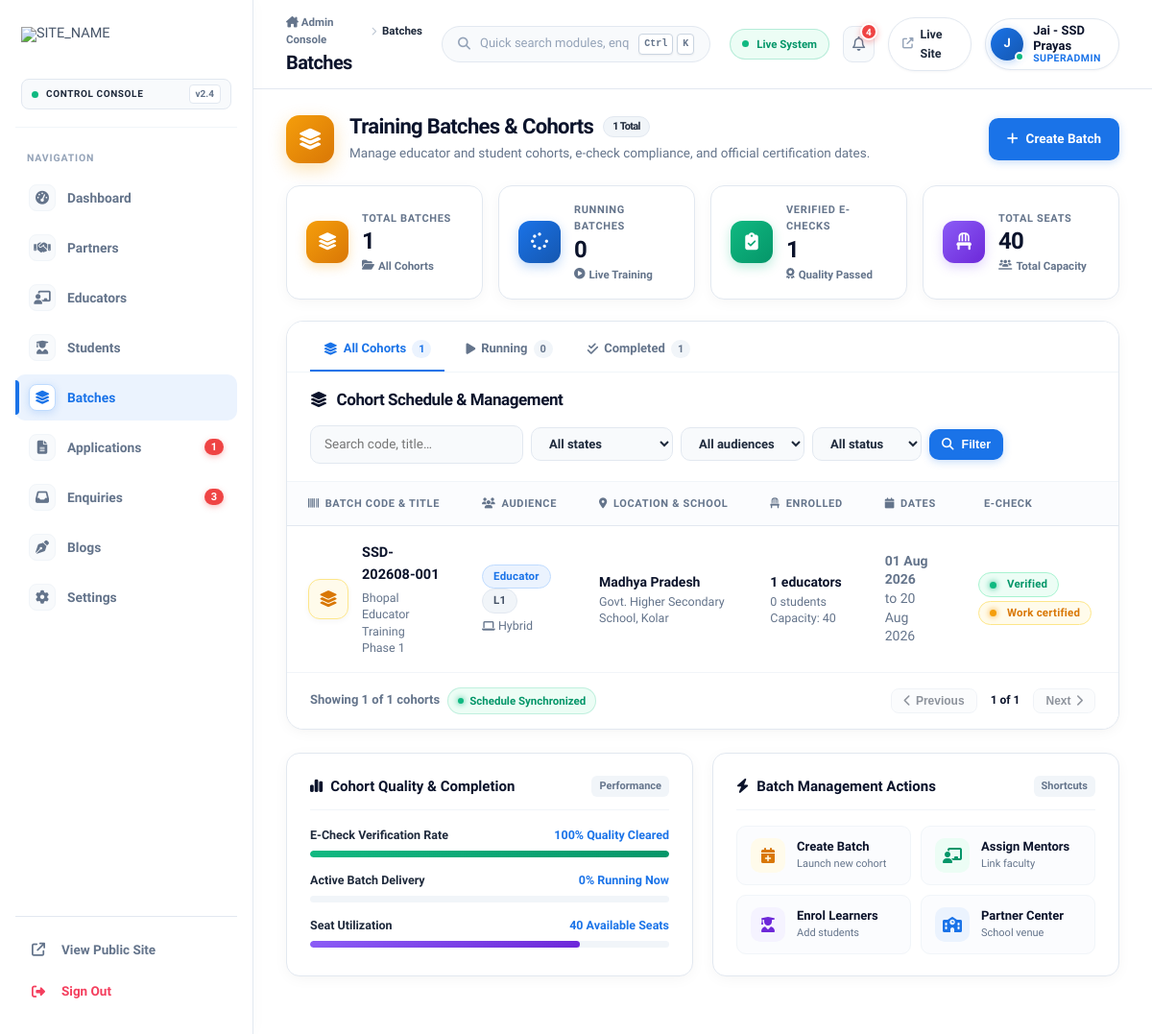
The app's page /adminpanelweb/batches.php (signed in) with its own data.
### tables this page shows
CREATE TABLE `batches` (
  `id` int(11) NOT NULL AUTO_INCREMENT,
  `batch_code` varchar(60) NOT NULL,
  `title` varchar(180) DEFAULT NULL,
  `audience` enum('student','educator','professional') DEFAULT 'educator',
  `level` enum('L1','L2','NA') DEFAULT 'L1',
  `mode` enum('online','offline','hybrid') DEFAULT 'offline',
  `state_id` int(11) DEFAULT NULL,
  `partner_id` int(11) DEFAULT NULL,
  `start_date` date DEFAULT NULL,
  `end_date` date DEFAULT NULL,
  `total_seats` int(11) DEFAULT 0,
  `echeck_status` enum('pending','in_review','verified','rejected') DEFAULT 'pending',
  `echeck_date` date DEFAULT NULL,
  `is_work_certified` tinyint(1) DEFAULT 0,
  `certified_on` date DEFAULT NULL,
  `status` enum('planned','running','completed','cancelled') DEFAULT 'planned',
  `remarks` text DEFAULT NULL,
  `created_at` timestamp NOT NULL DEFAULT current_timestamp(),
  PRIMARY KEY (`id`),
  UNIQUE KEY `batch_code` (`batch_code`),
  KEY `idx_batch_state` (`state_id`),
  KEY `idx_batch_partner` (`partner_id`),
  CONSTRAINT `fk_batch_partner` FOREIGN KEY (`partner_id`) REFERENCES `partners` (`id`) ON DELETE SET NULL,
  CONSTRAINT `fk_batch_state` FOREIGN KEY (`state_id`) REFERENCES `states` (`id`) ON DELETE SET NULL
);

CREATE TABLE `states` (
  `id` int(11) NOT NULL AUTO_INCREMENT,
  `name` varchar(80) NOT NULL,
  `code` varchar(10) DEFAULT NULL,
  `is_active` tinyint(1) DEFAULT 1,
  `sort_order` int(11) DEFAULT 0,
  PRIMARY KEY (`id`),
  UNIQUE KEY `name` (`name`)
);

CREATE TABLE `partners` (
  `id` int(11) NOT NULL AUTO_INCREMENT,
  `name` varchar(180) NOT NULL,
  `partner_type` enum('school','government','institute','corporate','ngo','other') DEFAULT 'school',
  `state_id` int(11) DEFAULT NULL,
  `district` varchar(120) DEFAULT NULL,
  `city` varchar(120) DEFAULT NULL,
  `contact_person` varchar(120) DEFAULT NULL,
  `phone` varchar(30) DEFAULT NULL,
  `email` varchar(150) DEFAULT NULL,
  `address` text DEFAULT NULL,
  `schools_count` int(11) DEFAULT 0,
  `students_count` int(11) DEFAULT 0,
  `mou_signed` tinyint(1) DEFAULT 0,
  `mou_date` date DEFAULT NULL,
  `status` enum('active','pending','inactive') DEFAULT 'active',
  `notes` text DEFAULT NULL,
  `created_at` timestamp NOT NULL DEFAULT current_timestamp(),
  PRIMARY KEY (`id`),
  KEY `idx_partner_state` (`state_id`),
  CONSTRAINT `fk_partner_state` FOREIGN KEY (`state_id`) REFERENCES `states` (`id`) ON DELETE SET NULL
);

### includes/functions.php (called while the page is built, shortened)
<?php
function e($value) {
    return htmlspecialchars((string)$value, ENT_QUOTES, 'UTF-8');
}
function rows(PDO $pdo, $sql, $params = []) {
    try {
        $stmt = $pdo->prepare($sql);
        $stmt->execute($params);
        return $stmt->fetchAll();
    } catch (PDOException $e) {
        error_log('rows() failed: ' . $e->getMessage());
        return [];
    }
}

### adminpanelweb/batches.php (the view, shortened to what this page needs)
<?php
require_once __DIR__ . '/_auth.php';
    ?>
    <?php
$q          = trim($_GET['q'] ?? '');
$f_status   = $_GET['status'] ?? '';
$where = ['1=1'];
$args  = [];
$w = implode(' AND ', $where);
$list = rows($pdo, "SELECT b.*, s.name AS state_name, p.name AS partner_name,
                           (SELECT COUNT(*) FROM educators e WHERE e.batch_id = b.id) AS educator_count,
                           (SELECT COUNT(*) FROM students  st WHERE st.batch_id = b.id) AS student_count
                    FROM batches b
                    LEFT JOIN states   s ON s.id = b.state_id
                    LEFT JOIN partners p ON p.id = b.partner_id
                    WHERE $w ORDER BY b.created_at DESC", $args);
include __DIR__ . '/_layout.php';
$tot_batches   = count($list);
$tot_running   = count(array_filter($list, fn($b) => $b['status'] === 'running'));
$tot_verified  = count(array_filter($list, fn($b) => ($b['echeck_status'] ?? '') === 'verified'));
$tot_seats     = array_sum(array_column($list, 'total_seats'));
$echeck_badge = ['pending' => 'b-grey', 'in_review' => 'b-yellow', 'verified' => 'b-green', 'rejected' => 'b-red'];
?>
<div class="mod-hero-strip">
  <div class="mod-hero-left">
    <div class="mod-hero-icon mhi-amber">
      <i class="fas fa-layer-group"></i>
    </div>
    <div>
      <h2 class="mod-hero-title">
        Training Batches & Cohorts
        <span class="mod-hero-badge"><?= $tot_batches ?> Total</span>
      </h2>
      <p class="mod-hero-sub">Manage educator and student cohorts, e-check compliance, and official certification dates.</p>
    </div>
  </div>
  <div class="mod-hero-actions">
    <a href="batches.php?action=new" class="btn btn-primary"><i class="fas fa-plus"></i> Create Batch</a>
  </div>
</div>
<div class="mod-stats-grid">
  <div class="mod-stat-card">
    <div class="msc-icon msc-amber"><i class="fas fa-layer-group"></i></div>
    <div class="msc-info">
      <span class="msc-label">Total Batches</span>
      <div class="msc-value"><?= number_format($tot_batches) ?></div>
      <div class="msc-sub"><i class="fas fa-folder-open text-amber"></i> All Cohorts</div>
    </div>
  </div>
  <div class="mod-stat-card">
    <div class="msc-icon msc-blue"><i class="fas fa-spinner fa-spin-pulse"></i></div>
    <div class="msc-info">
      <span class="msc-label">Running Batches</span>
      <div class="msc-value"><?= number_format($tot_running) ?></div>
      <div class="msc-sub"><i class="fas fa-circle-play text-brand"></i> Live Training</div>
    </div>
  </div>
  <div class="mod-stat-card">
    <div class="msc-icon msc-green"><i class="fas fa-clipboard-check"></i></div>
    <div class="msc-info">
      <span class="msc-label">Verified E-Checks</span>
      <div class="msc-value"><?= number_format($tot_verified) ?></div>
      <div class="msc-sub"><i class="fas fa-award text-green"></i> Quality Passed</div>
    </div>
  </div>
  <div class="mod-stat-card">
    <div class="msc-icon msc-purple"><i class="fas fa-chair"></i></div>
    <div class="msc-info">
      <span class="msc-label">Total Seats</span>
      <div class="msc-value"><?= number_format($tot_seats) ?></div>
      <div class="msc-sub"><i class="fas fa-users-line text-purple"></i> Total Capacity</div>
    </div>
  </div>
</div>
<div class="card">
  <div class="mod-quick-tabs">
    <a href="batches.php" class="mqt-item <?= ($f_status === '' && $q === '') ? 'is-active' : '' ?>">
      <i class="fas fa-layer-group"></i> All Cohorts <span class="mqt-count"><?= $tot_batches ?></span>
    </a>
    <a href="batches.php?status=running" class="mqt-item <?= $f_status === 'running' ? 'is-active' : '' ?>">
      <i class="fas fa-play"></i> Running <span class="mqt-count"><?= count(array_filter($list, fn($b) => $b['status'] === 'running')) ?></span>
    </a>
    <a href="batches.php?status=completed" class="mqt-item <?= $f_status === 'completed' ? 'is-active' : '' ?>">
      <i class="fas fa-check-double"></i> Completed <span class="mqt-count"><?= count(array_filter($list, fn($b) => $b['status'] === 'completed')) ?></span>
    </a>
  </div>
  <div class="card-head">
    <h2>
      <i class="fas fa-layer-group text-amber" style="font-size:16px"></i>
      Cohort Schedule & Management
    </h2>
    <form method="GET" class="filters">
      <input type="text" name="q" value="<?= e($q) ?>" placeholder="Search code, title…">
      <select name="state">
        <option value="">All states</option>
      </select>
      <select name="audience">
        <option value="">All audiences</option>
      </select>
      <select name="status">
        <option value="">All status</option>
      </select>
      <button class="btn btn-primary btn-sm"><i class="fas fa-magnifying-glass"></i> Filter</button>
    </form>
  </div>
  <?php if (!$list): ?>
    <div class="empty-state">
      <i class="fas fa-layer-group"></i>
      <h3>No batches yet</h3>
      <p>Create a batch to start tracking training and certification.</p>
      <a href="batches.php?action=new" class="btn btn-primary" style="margin-top:14px"><i class="fas fa-plus"></i> Create Batch</a>
    </div>
  <?php else: ?>
    <div class="table-wrap">
      <table class="data">
        <thead>
          <tr>
            <th><i class="fas fa-barcode" style="margin-right:6px"></i>Batch Code & Title</th>
            <th><i class="fas fa-users" style="margin-right:6px"></i>Audience</th>
            <th><i class="fas fa-location-dot" style="margin-right:6px"></i>Location & School</th>
            <th><i class="fas fa-chair" style="margin-right:6px"></i>Enrolled</th>
            <th><i class="fas fa-calendar" style="margin-right:6px"></i>Dates</th>
            <th><i class="fas fa-shield-check" style="margin-right:6px"></i>E-Check</th>
            <th><i class="fas fa-traffic-light" style="margin-right:6px"></i>Status</th>
          </tr>
        </thead>
        <tbody>
          <?php foreach ($list as $r): ?>
            <tr>
              <td>
                <div class="entity-cell">
                  <div class="entity-avatar ea-amber">
                    <i class="fas fa-layer-group"></i>
                  </div>
                  <div>
                    <div class="cell-main"><?= e($r['batch_code']) ?></div>
                    <div class="cell-sub"><?= e($r['title'] ?: '—') ?></div>
                  </div>
                </div>
              </td>
              <td>
                <span class="badge b-blue"><?= e(ucfirst($r['audience'])) ?></span>
                <span class="badge b-grey"><?= e($r['level']) ?></span>
                <div class="cell-sub" style="margin-top:4px"><i class="fas fa-laptop" style="font-size:11px"></i> <?= e(ucfirst($r['mode'])) ?></div>
              </td>
              <td>
                <div style="font-weight:700;color:var(--ink)"><?= e($r['state_name'] ?: '—') ?></div>
                <div class="cell-sub"><?= e($r['partner_name'] ?: 'Independent') ?></div>
              </td>
              <td>
                <div style="font-weight:700;color:var(--ink)"><?= (int)$r['educator_count'] ?> educators</div>
                <div class="cell-sub"><?= (int)$r['student_count'] ?> students</div>
                <?php if ($r['total_seats']): ?><div class="cell-sub">Capacity: <?= (int)$r['total_seats'] ?></div><?php endif; ?>
              </td>
              <td class="cell-sub">
                <strong><?= $r['start_date'] ? date('d M Y', strtotime($r['start_date'])) : '—' ?></strong><br>
                <?= $r['end_date'] ? 'to ' . date('d M Y', strtotime($r['end_date'])) : '' ?>
              </td>
              <td>
                <span class="badge <?= $echeck_badge[$r['echeck_status']] ?? 'b-grey' ?>">
                  <span class="badge-dot"></span><?= e(ucfirst(str_replace('_', ' ', $r['echeck_status']))) ?>
                </span>
                <?php if ($r['is_work_certified']): ?><div style="margin-top:4px"><span class="badge b-yellow"><span class="badge-dot"></span>Work certified</span></div><?php endif; ?>
              </td>
              <td>
              </td>
            </tr>
          <?php endforeach; ?>
        </tbody>
      </table>
    </div>
    <div class="table-footer-bar">
      <div class="tfb-info">
        <span>Showing <strong><?= count($list) ?></strong> of <strong><?= $tot_batches ?></strong> cohorts</span>
        <span class="tfb-sync"><span class="tfb-sync-dot"></span> Schedule Synchronized</span>
      </div>
      <div class="tfb-pager">
        <button class="tfb-btn disabled"><i class="fas fa-chevron-left"></i> Previous</button>
        <span style="font-size:12px;font-weight:700;padding:0 8px;color:var(--ink)">1 of 1</span>
        <button class="tfb-btn disabled">Next <i class="fas fa-chevron-right"></i></button>
      </div>
    </div>
  <?php endif; ?>
</div>
<div class="mod-bottom-grid">
  <div class="mbg-card">
    <div class="mbg-header">
      <div class="mbg-title"><i class="fas fa-chart-simple text-amber"></i> Cohort Quality & Completion</div>
      <span class="mbg-tag">Performance</span>
    </div>
    <div class="mbg-metric-row">
      <div class="mmr-item">
        <div class="mmr-label-bar">
          <span>E-Check Verification Rate</span>
          <span class="mmr-val"><?= $tot_batches > 0 ? round(($tot_verified / $tot_batches) * 100) : 0 ?>% Quality Cleared</span>
        </div>
        <div class="mmr-bar-track">
          <div class="mmr-bar-fill fill-green" style="width: <?= $tot_batches > 0 ? round(($tot_verified / $tot_batches) * 100) : 0 ?>%"></div>
        </div>
      </div>
      <div class="mmr-item">
        <div class="mmr-label-bar">
          <span>Active Batch Delivery</span>
          <span class="mmr-val"><?= $tot_batches > 0 ? round(($tot_running / $tot_batches) * 100) : 0 ?>% Running Now</span>
        </div>
        <div class="mmr-bar-track">
        </div>
      </div>
      <div class="mmr-item">
        <div class="mmr-label-bar">
          <span>Seat Utilization</span>
          <span class="mmr-val"><?= number_format($tot_seats) ?> Available Seats</span>
        </div>
        <div class="mmr-bar-track">
          <div class="mmr-bar-fill fill-purple" style="width: 75%"></div>
        </div>
      </div>
    </div>
  </div>
  <div class="mbg-card">
    <div class="mbg-header">
      <div class="mbg-title"><i class="fas fa-bolt text-amber"></i> Batch Management Actions</div>
      <span class="mbg-tag">Shortcuts</span>
    </div>
    <div class="quick-links-grid">
      <a href="batches.php?action=new" class="qlg-item">
        <div class="qlg-icon qi-amber"><i class="fas fa-calendar-plus"></i></div>
        <div class="qlg-text">
          <span class="qlg-name">Create Batch</span>
          <span class="qlg-desc">Launch new cohort</span>
        </div>
      </a>
      <a href="educators.php" class="qlg-item">
        <div class="qlg-icon qi-green"><i class="fas fa-chalkboard-user"></i></div>
        <div class="qlg-text">
          <span class="qlg-name">Assign Mentors</span>
          <span class="qlg-desc">Link faculty</span>
        </div>
      </a>
      <a href="students.php" class="qlg-item">
        <div class="qlg-icon qi-purple"><i class="fas fa-user-graduate"></i></div>
        <div class="qlg-text">
          <span class="qlg-name">Enrol Learners</span>
          <span class="qlg-desc">Add students</span>
        </div>
      </a>
      <a href="partners.php" class="qlg-item">
        <div class="qlg-icon qi-blue"><i class="fas fa-school"></i></div>
        <div class="qlg-text">
          <span class="qlg-name">Partner Center</span>
          <span class="qlg-desc">School venue</span>
        </div>
      </a>
    </div>
  </div>
</div>
<?php include __DIR__ . '/_layout_end.php'; ?>

### records on screen
batches: status "0", echeck_status "1", status "1", batch_code "SSD-202608-001", title "Bhopal Educator Training Phase 1", audience "Educator", level "L1", mode "Hybrid", state.name "Madhya Pradesh", partner.name "Govt. Higher Secondary School, Kolar", educator_count "1", student_count "0", total_seats "40", start_date "01 Aug 2026", end_date "20 Aug 2026", echeck_status "Verified", is_work_certified 1 (drawn), ($tot_verified/$tot_batches)*100 "100", ($tot_running/$tot_batches)*100 "0"

### other values on screen
$label "Dashboard"
$label "Partners"
$label "Educators"
$label "Students"
$label "Batches"
$label "Applications"
$nav_counts[$key] "1"
$label "Enquiries"
$nav_counts[$key] "3"
$label "Blogs"
$label "Settings"
$admin_title "Batches"
$nav_counts['enquiries'] + $nav_counts['applications'] "4"
substr($me['name'] ?? 'A', 0, 1) "J"
$me['name'] "Jai - SSD Prayas"
